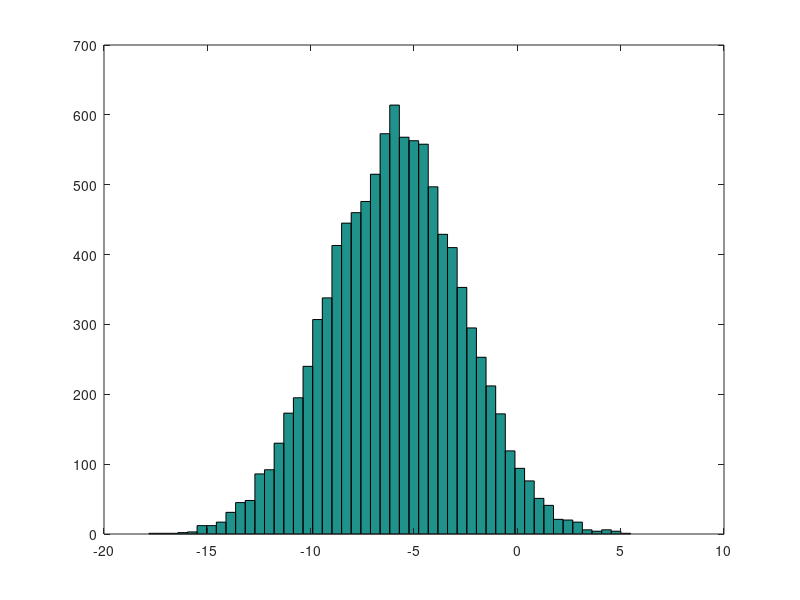

MATLAB code for this plot:
5+6
3-2
5*8

1 == 2
1 ~= 2

1 && 2
1 || 2
xor(1, 0)


a = 3

a = 3;
a

b = 'hi'

c = ( 3>= 1 )

a = pi

disp(a);

disp(sprintf('%.02f\n', a));

format long
a

% matrix 

a = [1 2; 3 4; 5 6]

a = [
	1 2;
	3 4;
	5 6
]

v = [1 2 3]

v = [1; 2; 3]

v= 1:0.1:2 % generate vector

v = 1:6

ones(2,3)

c = 2 * ones(2,3)

ones(1,3)

zeros(1, 3)

rand(1,3)

rand(3, 3)

randn(1, 3)

w = -6 + sqrt(10) * (randn(1, 10000));
hist(w)
hist(w, 50)

eye(4)

waitforbuttonpress ()



